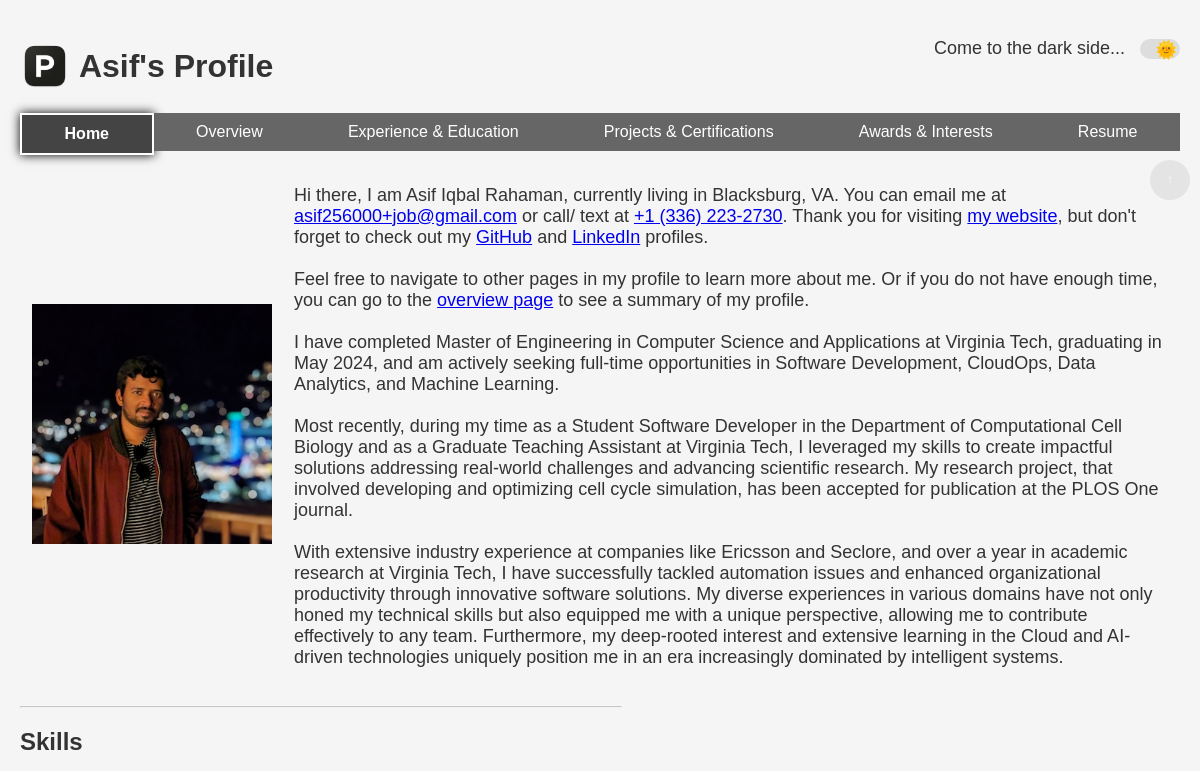
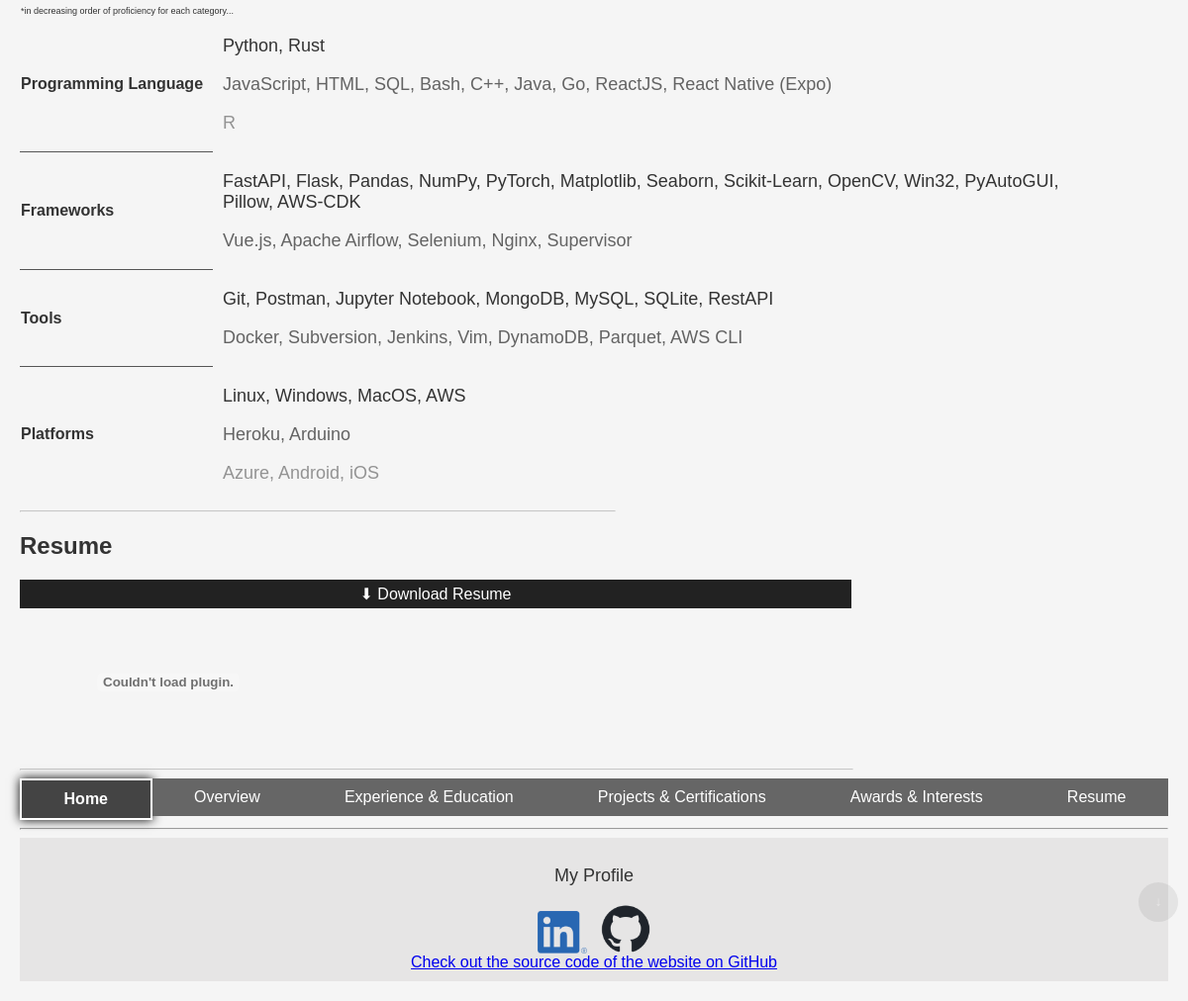
The page / on the database its author committed (2 pictures, top to bottom).
### src/data/models.py (models this page shows)
class BasicInfo(Base):
    __tablename__ = "basic_info"
    id = Column(Integer, primary_key=True, index=True)
    name = Column(String)
    email = Column(String, unique=True)
    phone = Column(String, unique=True)
    location = Column(String)
    website = Column(String)
    linkedin = Column(String)
    github = Column(String)
    intro = Column(String)
    education = relationship("Education", back_populates="user")
    experience = relationship("Experience", back_populates="user")
    skills = relationship("Skills", back_populates="user")
    projects = relationship("Projects", back_populates="user")
    certifications = relationship("Certifications", back_populates="user")
    honors_and_awards = relationship("HonorsAndAwards", back_populates="user")
    interests = relationship("Interests", back_populates="user")
    resume = relationship("Resume", back_populates="user")

class Skills(Base):
    __tablename__ = "skills"
    id = Column(Integer, primary_key=True, index=True)
    skill = Column(String)
    subcategory = Column(String)
    proficiency = Column(String)
    fk_user = Column(Integer, ForeignKey("basic_info.id"))
    user = relationship("BasicInfo", back_populates="skills")

class Resume(Base):
    __tablename__ = "resume"
    id = Column(Integer, primary_key=True, index=True)
    file_path = Column(String)
    is_latest = Column(Boolean)
    fk_user = Column(Integer, ForeignKey("basic_info.id"))
    user = relationship("BasicInfo", back_populates="resume")

### src/web/routes.py (the view)
@router.get("/", name="home", response_class=HTMLResponse)
def send_home(request: Request, db: Session = Depends(db_init.get_db)):
    basic_info = db_ops.filter_data_with_id(db, table_name="basic_info", lookup_id=1)
    user_filter = {"fk_user": basic_info.id}
    skills = db_ops.filter_data_from_table(db, table_name="skills", lookup_filter=user_filter)
    resume = db_ops.filter_data_from_table(db, table_name="resume", lookup_filter=user_filter | {"is_latest": 1})
    return templates.TemplateResponse(
        "index.html",
        {
            "request": request,
            "current_page": "home",
            "basic_info": basic_info,
            "skills": arrange_skills(skills),
            "resume": resume,
        },
    )

### templates/index.html
{% extends "base.html" %}
{% block heading %}
    {{ basic_info.name.split(" ")[0] }}'s Profile
{% endblock %}
{% block content %}
    <div class="main-content">
        <section id="intro">
        <table>
        <tr>
        <td style="padding: 10px; width: 20vw;">
            <a target="_self" href="{{ url_for('overview') }}" class="image-link">
                <img src="{{ url_for('static', path='image.jpg') }}" alt="{{ basic_info.name }}">
            </a>
        </td>
        <td style="padding: 10px;"><p>Hi there, I am {{ basic_info.name}}, currently living in {{ basic_info.location }}.
            You can email me at <a href="mailto:"+{{ basic_info.email }}>{{ basic_info.email }}</a> or call/ text at <a href="tel:"+{{ basic_info.phone }}>{{ basic_info.phone }}</a>.
            Thank you for visiting <a href="https://github.com/asif256000/my_personal_fast_website">my website</a>, but don't forget to check out my <a href="{{ basic_info.github }}">GitHub</a>
            and <a href="{{ basic_info.linkedin }}">LinkedIn</a> profiles.
            <br><br>
            Feel free to navigate to other pages in my profile to learn more about me.
            Or if you do not have enough time, you can go to the <a href="{{ url_for('overview') }}">overview page</a> to see a summary of my profile.
            <br><br>
            {{ basic_info.intro|safe }}
            </p></td>
        </tr>
        </table>
        </section>
        <hr style="max-width: 50vw; margin-left: 0; opacity: 0.5;">
        <section id="skills">
            <h2>Skills</h2>
            <table style="border-collapse: collapse;">
            <thead>
                <tr>
                    <th colspan="2" style="text-align: left; font-weight: normal; font-size: xx-small;">*in decreasing order of proficiency for each category...</th>
                </tr>
            </thead>
            <tbody>
                {% for skill_category, all_skills in skills.items() %}
                    {% set adv_skills = ", ".join(all_skills.get("Advanced", [])) %}
                    {% set int_skills = ", ".join(all_skills.get("Intermediate", [])) %}
                    {% set beg_skills = ", ".join(all_skills.get("Beginner", [])) %}
                    <tr>
                        <td style="padding-right: 10px; {% if not loop.last %}border-bottom: 1px solid #555;{% endif %}"><b>{{ skill_category }}</b></td>
                        <td style="padding-left: 10px; max-width: 75vw;">
                            <p style="opacity: 1;">{{ adv_skills }}</p>
                            <p style="opacity: 0.75;">{{ int_skills }}</p>
                            <p style="opacity: 0.5;">{{ beg_skills }}</p>
                        </td>
                    </tr>
                {% endfor %}
            </tbody>
            </table>
        </section>
        <hr style="max-width: 50vw; margin-left: 0; opacity: 0.5;">
        <section id="resume">
            <h2>Resume</h2>
            {% set resume_path = resume[0].file_path %}
            <a href="{{ url_for('static', path=resume_path) }}" download class="download-link">Resume</a>
            <br>
            <object data="{{ url_for('static', path= resume_path ) }}" type="application/pdf" style="width: 70vw; height: 1000px;">
                <embed src="{{ url_for('static', path= resume_path ) }}" type="application/pdf">
            </object>
        </section>
        <hr style="max-width: 70vw; margin-left: 0; opacity: 0.5;">
    </div>
{% endblock %}

### templates/base.html (shortened to what this page needs)
<!DOCTYPE html>
<html lang="en">
<head>
    <link href="{{ url_for('static', path='/style.css') }}" rel="stylesheet">
    <link href="{{ url_for('static', path='/dark-mode.css') }}" rel="stylesheet">
</head>
<body>
    <button id="scroll-to-top" onclick="window.scrollTo({ top: 0, behavior: 'smooth' })">↑</button>
    <button id="scroll-to-bottom" onclick="window.scrollTo({ top: document.body.scrollHeight, behavior: 'smooth' })">↓</button>
    <div class="dark-mode-toggle">
        <p id="toggle-text"></p>
        <label for="dark-mode-toggle">
            <span class="toggle-icon" id="sun">&#127774;</span>
        </label>
    </div>
    <div id="wrapper">
            <h1>
            <div style="display: inline-block; vertical-align: middle;">
                <a href="{{ url_for('home') }}">
                    <img src="{{ url_for('static', path='logos/profile_logo.png') }}" alt="Logo" style="width: 50px;">
                </a>
            </div>
            <div style="display: inline-block; vertical-align: middle;">
            {% block heading %}{% endblock %}
            </div>
            </h1>
            {% include "navbar.html" %}
            {% block content %}
            {% endblock %}
            {% include "navbar.html" %}
            <hr>
    </div>
    {% include "footer.html" %}
</body>
</html>

### templates/navbar.html
<nav id="navbar">
    <ul>
        <li><a href="{{ url_for('home') }}" class="{{ 'active' if current_page == 'home' else '' }}">Home</a></li>
        <li><a href="{{ url_for('overview') }} " class="{{ 'active' if current_page == 'overview' else '' }}">Overview</a></li>
        <li><a href="{{ url_for('experience_education') }}" class="{{ 'active' if current_page == 'experience_education' else '' }}">Experience & Education</a></li>
        <li><a href="{{ url_for('projects_certificates') }}" class="{{ 'active' if current_page == 'projects_certificates' else '' }}">Projects & Certifications</a></li>
        <li><a href="{{ url_for('awards_interests') }}" class="{{ 'active' if current_page == 'awards_interests' else '' }}">Awards & Interests</a></li>
        <li><a href="{{ url_for('resume') }}" class="{{ 'active' if current_page == 'resume' else '' }}">Resume</a></li>
    </ul>
</nav>

### templates/footer.html (shortened to what this page needs)
<footer>
    <p>My Profile</p>
    <div class="social-media-links">
        <a href="https://www.linkedin.com/in/asif-iqbal-r" target="_blank">
            <img src="{{ url_for('static', path='/logos/linkedin.png') }}" alt="LinkedIn" class="logo">
        </a>
        <a href="https://github.com/asif256000" target="_blank">
            <img src="{{ url_for('static', path='/logos/github.png') }}" alt="GitHub" class="logo">
        </a>
    </div>
    <div>
        <a href="https://github.com/asif256000/my_personal_fast_website">Check out the source code of the website on GitHub</a>
    </div>
</footer>

### static/style.css (style rules this page uses)
body { min-height: 100vh; display: flex; flex-direction: column; font-family: Arial, sans-serif; margin: 0; padding: 20px; background-color: #f5f5f5; color: #333; transition: background-color 0.3s ease, color 0.3s ease; }
h1, h2, h3, h4 { color: #333; }
img { max-width: 100%; height: auto; display: block; margin: 0 auto; }
footer { background-color: #e6e5e5; padding: 10px; text-align: center; }
p { font-size: large; }
#wrapper { flex: 1; transition: margin-left 0.3s ease; }
.logo { max-width: 50px; height: auto; }
.social-media-links { display: flex; justify-content: center; align-items: flex-end; height: 100%; }
label { cursor: pointer; position: relative; display: inline-block; width: 40px; height: 20px; background-color: #ddd; border-radius: 25px; }
.toggle-icon { position: absolute; font-size: 18px; color: #333; transition: transform 0.3s ease; }
#sun { transform: translateX(15px); opacity: 1; }
#toggle-text { transition: opacity 0.5s ease; }
.download-link { display: inline-block; width: 70vw; padding: 5px 0px; text-align: center; background-color: #222; color: #fff; text-decoration: none; transition: background-color 0.3s ease; }
.download-link::before { content: "⬇ Download "; }
.image-link { display: inline-block; }
nav ul { display: flex; justify-content: space-around; list-style-type: none; padding: 0; margin: 0; }
nav ul li { flex-grow: 1; }
nav ul li a { display: block; text-align: center; padding: 10px; text-decoration: none; }
nav ul li a { background-color: #666; color: #fff; }
nav ul li a.active { background-color: #444; font-weight: bold; border: 2px solid #fff; box-shadow: 0 0 10px #000; }
#scroll-to-top, #scroll-to-bottom { position: fixed; right: 10px; padding: 10px; background-color: #555; color: #fff; border: none; cursor: pointer; opacity: 0.1; transition: opacity 1s; border-radius: 50%; width: 40px; height: 40px; text-align: center; line-height: 20px; z-index: 10; }
#scroll-to-top { top: 20vh; }
#scroll-to-bottom { bottom: 10vh; }

### static/dark-mode.css (style rules this page uses)
.dark-mode-toggle { position: fixed; top: 20px; right: 20px; display: flex; align-items: center; }

### rows shown on the page
BasicInfo: name "Asif", name "Asif Iqbal Rahaman", location "Blacksburg, VA", email "asif256000+job@gmail.com", phone "+1 (336) 223-2730", intro "I have completed Master of Engineering in Computer Science and Applications at Virginia Tech, graduating in May 2024, and am actively seeking full-time opportunities in Software Development, CloudOps, Data Analytics, and Machine Learning. Most recently, during my time as a Student Software Developer in the Department of Computational Cell Biology and as a Graduate Teaching Assistant at Virginia Tech, I leveraged my skills to create impactful solutions addressing real-world challenges and advancing scientific research. My research project, that involved developing and optimizing cell cycle simulation, has been accepted for publication at the PLOS One journal. With extensive industry…"
Skills: subcategory "Programming Language", adv_skills "Python, Rust", int_skills "JavaScript, HTML, SQL, Bash, C++, Java, Go, ReactJS, React Native (Expo)", beg_skills "R"
Skills: subcategory "Frameworks", adv_skills "FastAPI, Flask, Pandas, NumPy, PyTorch, Matplotlib, Seaborn, Scikit-Learn, OpenCV, Win32, PyAutoGUI, Pillow, AWS-CDK", int_skills "Vue.js, Apache Airflow, Selenium, Nginx, Supervisor"
Skills: subcategory "Tools", adv_skills "Git, Postman, Jupyter Notebook, MongoDB, MySQL, SQLite, RestAPI", int_skills "Docker, Subversion, Jenkins, Vim, DynamoDB, Parquet, AWS CLI"
Skills: subcategory "Platforms", adv_skills "Linux, Windows, MacOS, AWS", int_skills "Heroku, Arduino", beg_skills "Azure, Android, iOS"
